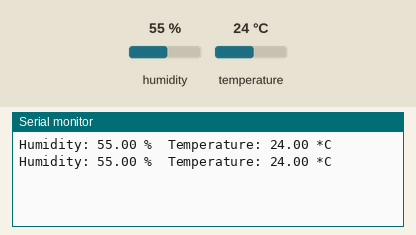
This sketch was run on a simulated Arduino Uno, built with avr-gcc and run on an emulated ATmega328P. On the bench: the last lines printed to the serial monitor. The test bench sets the inputs (shaded band); at power-on: humidity 55 %, temperature 24 °C.

Above: at 2.8 s.
2.9 s: humidity set to 22 %
At 4.9 s:
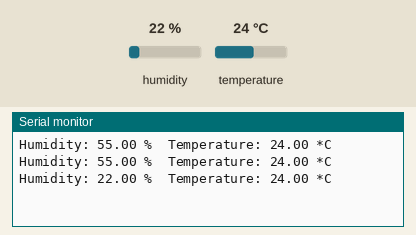
5.6 s: temperature set to 12 °C
At 7.3 s:
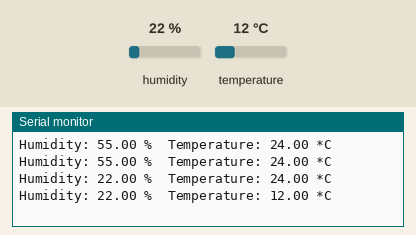
8.3 s: humidity set to 40 %
At 10.9 s:
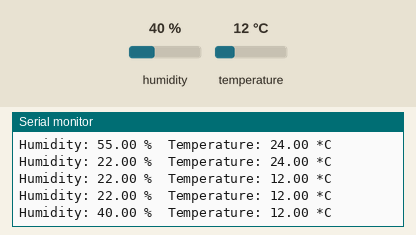
Timing chart, 0 to 12.4 s (numbered marks = the images above; inputs shaded):
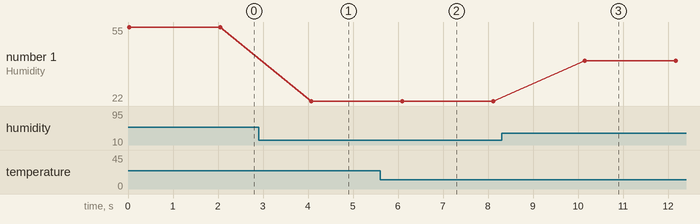

Measured:
- after the input at 2.9 s, the serial monitor: prints a new line after 1.2 s (image 1)
- after the input at 5.6 s, the serial monitor: prints a new line after 0.50 s (image 2)
- after the input at 8.3 s, the serial monitor: prints a new line after 1.8 s (image 3)
- plotted number 1: 55 → 22 after the input at 2.9 s, 22 → 40 after the input at 8.3 s

The sketch:

DHT11_3.ino
```cpp
#include "DHT.h"
#define DHTPIN 5
#define DHTTYPE DHT11

// Initialize DHT sensor
DHT dht(DHTPIN, DHTTYPE, 15);

void setup() {

  // Start Serial
  Serial.begin(115200);

  // Init DHT
  dht.begin();
}

void loop() {

  // Reading temperature and humidity
  float h = dht.readHumidity();
  float t = dht.readTemperature();

  // Display data
  Serial.print("Humidity: ");
  Serial.print(h);
  Serial.print(" %\t");
  Serial.print("Temperature: ");
  Serial.print(t);
  Serial.println(" *C ");

   // Wait a few seconds between measurements.
  delay(2000);
}
```
